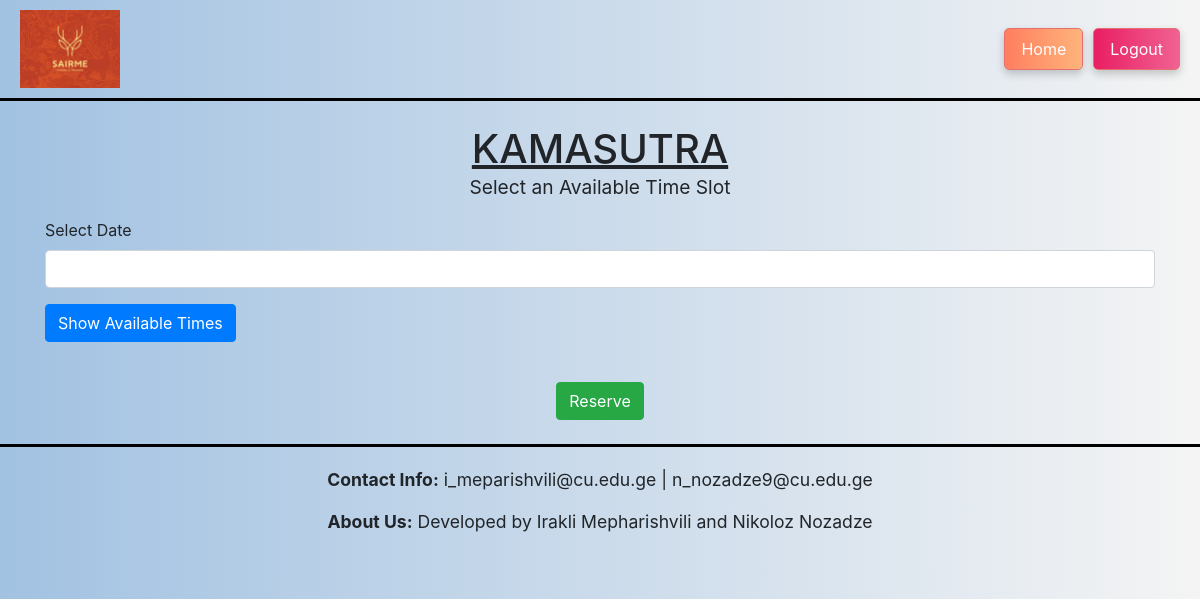
Before: /hotels/reserve/2/ (signed in) with the older database file.
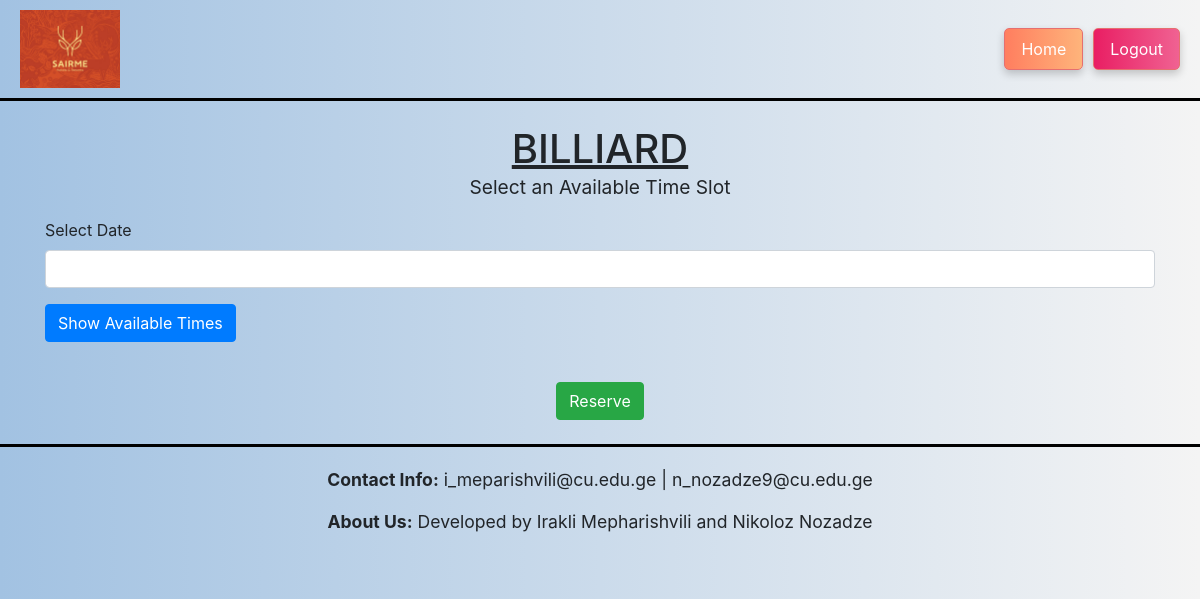
After: the same page with the newer database file.
### hotels/models.py (models this page shows, shortened)
class Service(models.Model):
    hotel = models.ForeignKey(Hotel, related_name='services', on_delete=models.CASCADE)
    name = models.CharField(max_length=255)
    description = models.TextField()
    price = models.DecimalField(max_digits=10, decimal_places=2)
    available = models.BooleanField(default=True)
    image = models.ImageField(upload_to='service_images/', blank=True, null=True)

### hotels/views.py (the view, shortened to what this page needs)
# urls.py: path('reserve/<int:service_id>/', reserve_service, name='reserve_service'),
@login_required
def reserve_service(request, service_id):
    service = get_object_or_404(Service, id=service_id)
    if not HotelRegisteredUser.objects.filter(
            hotel=service.hotel,
            private_number=request.user.private_number
    ).exists():
        return redirect('hotel_detail', hotel_id=service.hotel.id)
    selected_date_str = request.GET.get('date')
    if not selected_date_str:
        return render(request, 'reserve_service.html', {
            'service': service,
            'available_times': [],
            'no_times_message': None,
            'selected_date': None
        })

### hotels/templates/reserve_service.html (shortened to what this page needs)
<!DOCTYPE html>
<html lang="en">
<head>
    {% load static %}
    <link href="https://stackpath.bootstrapcdn.com/bootstrap/4.5.2/css/bootstrap.min.css" rel="stylesheet">
    <link href="https://cdn.jsdelivr.net/npm/flatpickr/dist/flatpickr.min.css" rel="stylesheet">
</head>
<body>
    <header class="header">
        <img src="{% static 'images/logo.jpg' %}" alt="Company Logo" width="100">
        <nav>
            <a href="/" class="nav-link home">Home</a>
            {% if user.is_authenticated %}
                <a href="{% url 'logout' %}" class="nav-link logout">Logout</a>
            {% else %}
                <a href="{% url 'login' %}" class="nav-link login">Login</a>
                <a href="{% url 'register' %}" class="nav-link register">Register</a>
            {% endif %}
        </nav>
    </header>
    <main class="container my-4">
        <div class="text-center">
            <h1 class="mb-0" style="text-decoration: underline; text-transform: uppercase;">{{ service.name }}</h1>
            <p style="font-size: 1.2em;">Select an Available Time Slot</p>
        </div>
        <form method="GET" action="{% url 'reserve_service' service.id %}">
            <div class="form-group">
                <label for="reservation_date">Select Date</label>
                <input type="text" id="reservation_date" name="date" class="form-control" value="{{ selected_date|date:"Y-m-d" }}" required>
            </div>
            <button type="submit" class="btn btn-primary">Show Available Times</button><br>
        </form>
        <br><form method="post" action="{% url 'reserve_service' service.id %}?date={{ selected_date|date:"Y-m-d" }}">
            <div class="center-button mt-3">
                <button type="submit" class="btn btn-success">Reserve</button>
            </div>
        </form>
    </main>
    <footer class="footer">
        <p class="contact-info"><b>Contact Info:</b> i_meparishvili@cu.edu.ge | n_nozadze9@cu.edu.ge</p>
        <p class="developer-info"><b>About Us:</b> Developed by Irakli Mepharishvili and Nikoloz Nozadze</p>
    </footer>
</body>
</html>

Changed rows visible on the page:
changed Service: name "KAMASUTRA" → "BILLIARD"
